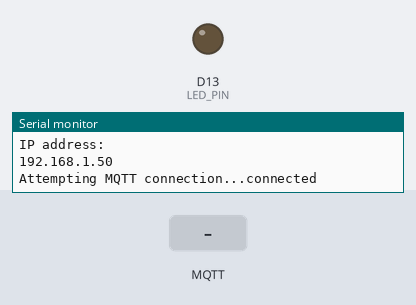
The sketch below on a simulated Arduino Nano 33 IoT. On the bench: output pins drawn as LEDs (lit = HIGH), the last lines printed to the serial monitor. The inputs (shaded band) are chosen by the test bench. WiFi joins after 1.5 s; servers stay silent unless stated; random numbers use the default seed unless the sketch sets one; no MQTT or app messages arrive unless stated.

Above: at 2.7 s.
2.8 s: MQTT message "1" arrives on the first subscribed topic
At 3.9 s:
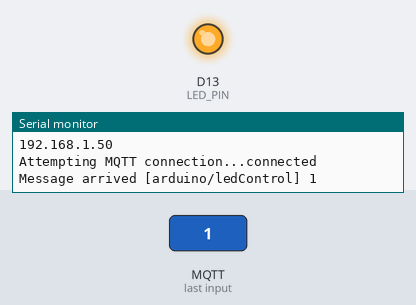
4.3 s: MQTT message "0" arrives on the first subscribed topic
At 5.1 s:
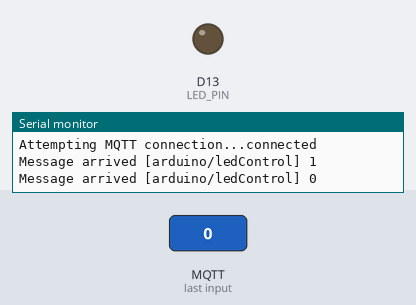
Timing chart, 0 to 7.3 s (numbered marks = the images above; inputs shaded):
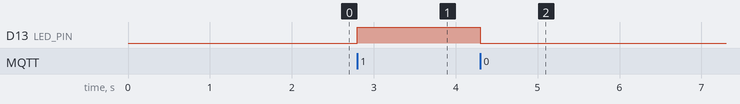

The sketch:

MqttNano33.ino
```cpp
/* Based on examples by: Frenoy Osburn
 *  Aangepast door J.A. Korten voor AD Smart Industry
 *  April 2, 2020
 */

#include <WiFiNINA.h>
#include <PubSubClient.h>
#include "credentials.h"

#define LED_PIN   13

const char* ssid = networkSSID;
const char* password = networkPASSWORD;
const char* mqttServer = mqttSERVER;
const char* mqttUsername = mqttUSERNAME;
const char* mqttPassword = mqttPASSWORD;

char subTopic[] = "arduino/ledControl";     //payload[0] will control/set LED
char pubTopic[] = "arduino/ledState";       //payload[0] will have ledState value

WiFiClient wifiClient;
PubSubClient client(wifiClient);
long lastMsg = 0;
char msg[50];
int value = 0;
int ledState = 0;

void setup_wifi()
{
  delay(10);

  // We start by connecting to a WiFi network
  Serial.println();
  Serial.print("Connecting to ");
  Serial.println(ssid);

  WiFi.begin(ssid, password);

  while (WiFi.status() != WL_CONNECTED)
  {
    delay(500);
    Serial.print(".");
  }

  randomSeed(micros());

  Serial.println("");
  Serial.println("WiFi connected");
  Serial.println("IP address: ");
  Serial.println(WiFi.localIP());
}

void callback(char* topic, byte* payload, unsigned int length)
{
  Serial.print("Message arrived [");
  Serial.print(topic);
  Serial.print("] ");
  for (int i = 0; i < length; i++)
  {
    Serial.print((char)payload[i]);
  }
  Serial.println();

  // Switch on the LED if 1 was received as first character
  if ((char)payload[0] == '1')
  {
    digitalWrite(LED_PIN, HIGH);
    ledState = 1;
    char payLoad[1];
    itoa(ledState, payLoad, 10);
    client.publish(pubTopic, payLoad);
  }
  else
  {
    digitalWrite(LED_PIN, LOW);
    ledState = 0;
    char payLoad[1];
    itoa(ledState, payLoad, 10);
    client.publish(pubTopic, payLoad);
  }

}

void reconnect()
{
  // Loop until we're reconnected
  while (!client.connected())
  {
    Serial.print("Attempting MQTT connection...");
    // Create a random client ID
    String clientId = "ArduinoClient-";
    clientId += String(random(0xffff), HEX);
    // Attempt to connect
    if (client.connect(clientId.c_str(), mqttUsername, mqttPassword))
    {
      Serial.println("connected");
      // ... and resubscribe
      client.subscribe(subTopic);
    } else
    {
      Serial.print("failed, rc=");
      Serial.print(client.state());
      Serial.println(" try again in 5 seconds");
      // Wait 5 seconds before retrying
      delay(5000);
    }
  }
}

void setup()
{
  pinMode(LED_PIN, OUTPUT);
  Serial.begin(115200);
  setup_wifi();
  client.setServer(mqttServer, 1883);
  client.setCallback(callback);
}

void loop()
{
  if (!client.connected())
  {
    reconnect();
  }
  client.loop();

  long now = millis();
  if (now - lastMsg > 5000)
  {
    lastMsg = now;
    char payLoad[1];
    itoa(ledState, payLoad, 10);
    client.publish(pubTopic, payLoad);
  }
}
```

credentials.h
```cpp
char networkSSID[] = "RobotPatient";
char networkPASSWORD[] = "Toetje123!";

char mqttSERVER[] = "10.189.1.185";
char mqttUSERNAME[] = "mqtt";
char mqttPASSWORD[] = "mqtt";
```

Measured:
- after the input at 2.8 s, D13 (LED_PIN): LOW → HIGH at once
- after the input at 4.3 s, D13 (LED_PIN): HIGH → LOW at once
